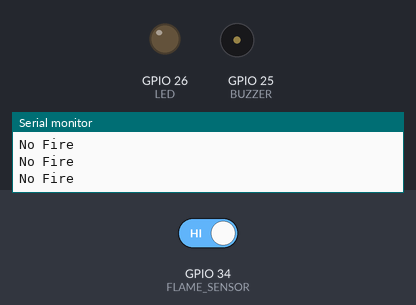
This sketch was run on a simulated ESP32. On the bench: output pins drawn as LEDs (lit = HIGH), buzzer (waves = sounding, pin HIGH), the last lines printed to the serial monitor. Inputs (shaded band) come from the test bench; at power-on: GPIO 34 (FLAME_SENSOR) HIGH.

Above: at 1.8 s.
1.9 s: GPIO 34 (FLAME_SENSOR) driven LOW
At 2.8 s:
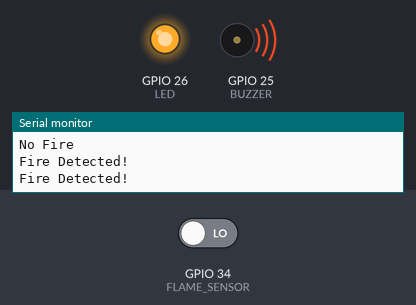
3.5 s: GPIO 34 (FLAME_SENSOR) driven HIGH
At 3.9 s:
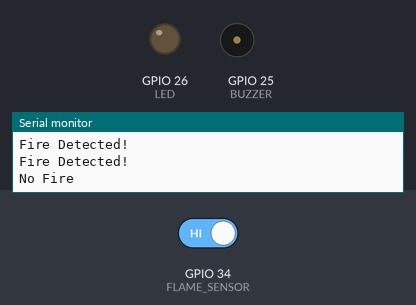
Timing chart, 0 to 6.5 s (numbered marks = the images above; inputs shaded):
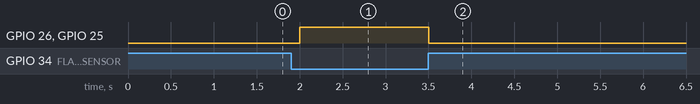

Measured:
- after the input at 1.9 s, GPIO 26 (LED), GPIO 25 (BUZZER): LOW → HIGH after 0.10 s
- after the input at 3.5 s, GPIO 26 (LED), GPIO 25 (BUZZER): HIGH → LOW at once

The sketch:

Fire_Detection.ino
```cpp
#define FLAME_SENSOR 34   // Flame sensor digital output
#define BUZZER 25         // Buzzer pin
#define LED 26            // LED pin

void setup() {
 Serial.begin(115200);

 pinMode(FLAME_SENSOR, INPUT);
 pinMode(BUZZER, OUTPUT);
 pinMode(LED, OUTPUT);

 digitalWrite(BUZZER, LOW);
 digitalWrite(LED, HIGH);
}

void loop() {
 int flameState = digitalRead(FLAME_SENSOR);

 // Flame sensor usually LOW when fire detected
 if (flameState == LOW) {
   Serial.println("Fire Detected!");

   digitalWrite(BUZZER, HIGH);
   digitalWrite(LED, HIGH);

   delay(500);
 } else {
   Serial.println("No Fire");

   digitalWrite(BUZZER, LOW);
   digitalWrite(LED, LOW);

   delay(500);
 }
}
```
